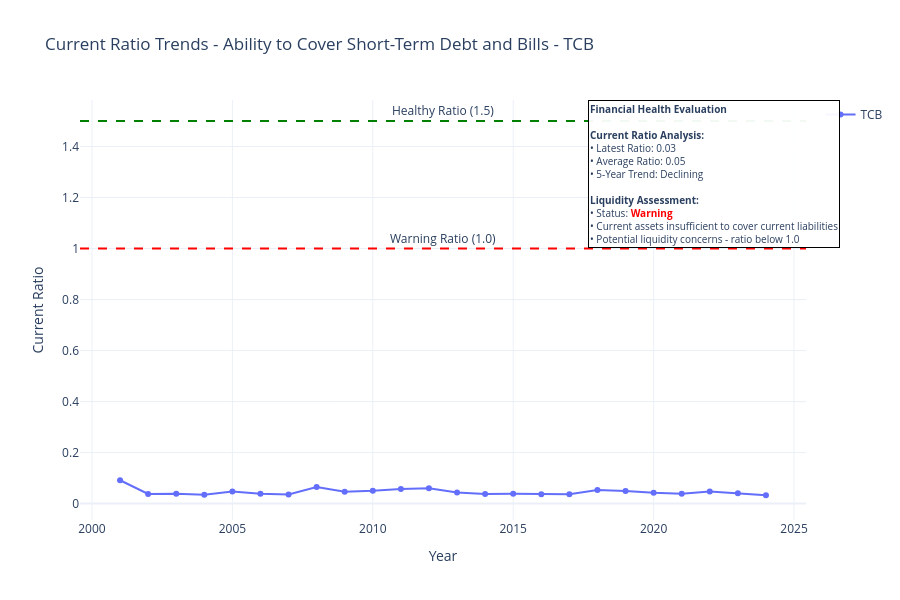

This figure's notebook cell:
### Code cell
import plotly.graph_objects as go

# Visualize current ratio which shows ability to pay short debt
fig = go.Figure()
selected_symbol = str(input("Please type the symbol you want to visualize: ")).upper()
df_symbol = df_balance_sheet[df_balance_sheet['symbol'] == selected_symbol].copy()
df_symbol = df_symbol.sort_values('year_int')

# Calculate financial health metrics
latest_ratio = df_symbol['currentRatio'].iloc[-1]
avg_ratio = df_symbol['currentRatio'].mean()
trend = "improving" if df_symbol['currentRatio'].iloc[-1] > df_symbol['currentRatio'].iloc[-5] else "declining"

# Build financial health evaluation text
health_evaluation = f"<b>Financial Health Evaluation</b><br><br>"
health_evaluation += f"<b>Current Ratio Analysis:</b><br>"
health_evaluation += f"• Latest Ratio: {latest_ratio:.2f}<br>"
health_evaluation += f"• Average Ratio: {avg_ratio:.2f}<br>"
health_evaluation += f"• 5-Year Trend: {trend.capitalize()}<br><br>"

health_evaluation += f"<b>Liquidity Assessment:</b><br>"
if latest_ratio >= 2.0:
    health_evaluation += f"• Status: <b style='color:green'>Excellent</b><br>"
    health_evaluation += f"• Company has strong ability to cover short-term obligations<br>"
    health_evaluation += f"• Current assets are {latest_ratio:.2f}x current liabilities<br>"
elif latest_ratio >= 1.5:
    health_evaluation += f"• Status: <b style='color:blue'>Good</b><br>"
    health_evaluation += f"• Company can comfortably meet short-term obligations<br>"
    health_evaluation += f"• Healthy liquidity position maintained<br>"
elif latest_ratio >= 1.0:
    health_evaluation += f"• Status: <b style='color:orange'>Adequate</b><br>"
    health_evaluation += f"• Company can meet obligations but with limited buffer<br>"
    health_evaluation += f"• Monitor closely for liquidity issues<br>"
else:
    health_evaluation += f"• Status: <b style='color:red'>Warning</b><br>"
    health_evaluation += f"• Current assets insufficient to cover current liabilities<br>"
    health_evaluation += f"• Potential liquidity concerns - ratio below 1.0<br>"

# Plot Current Ratio
fig.add_trace(
    go.Scatter(
        x=df_symbol['year_int'],
        y=df_symbol['currentRatio'],
        mode='lines+markers',
        name=f'{selected_symbol}',
        hovertemplate=f'<b>{selected_symbol}</b><br>Year: %{{x}}<br>Current Ratio: %{{y:.2f}}%<extra></extra>'
    )
)

# Add reference line at 1.0 (minimum acceptable level)
fig.add_hline(
    y=1,
    line_dash="dash",
    line_color="red",
    annotation_text="Warning Ratio (1.0)",
    annotation_position="top"
)

# Add reference line at 1.5 (healthy level)
fig.add_hline(
    y=1.5,
    line_dash="dash",
    line_color="green",
    annotation_text="Healthy Ratio (1.5)",
    annotation_position="top"
)

# Update layout
fig.update_layout(
    title=f'Current Ratio Trends - Ability to Cover Short-Term Debt and Bills - {selected_symbol}',
    xaxis_title='Year',
    yaxis_title='Current Ratio',
    height=600,
    hovermode='x unified',
    showlegend=True,
    template='plotly_white',
    legend=dict(
        orientation="v",
        yanchor="top",
        y=1,
        xanchor="left",
        x=1.02
    )
)

# Add financial health annotation
fig.add_annotation(
    text=health_evaluation,
    xref="paper", yref="paper",
    x=0.7, y=1,
    xanchor='left', yanchor='top',
    showarrow=False,
    bgcolor="rgba(255, 255, 255, 0.95)",
    bordercolor="black",
    borderwidth=1,
    font=dict(size=10),
    align='left'
)

fig.show()

### Figure 1 — Plotly figure (JSON) as saved in the notebook; plotly's stock layout.template omitted (floating-point values rounded to 4 significant figures)
{"data": [{"hovertemplate": "<b>TCB</b><br>Year: %{x}<br>Current Ratio: %{y:.2f}%<extra></extra>", "mode": "lines+markers", "name": "TCB", "type": "scatter", "x": [2001, 2002, 2003, 2004, 2005, 2006, 2007, 2008, 2009, 2010, 2011, 2012, 2013, 2014, 2015, 2016, 2017, 2018, 2019, 2020, 2021, 2022, 2023, 2024], "y": [0.09151, 0.03767, 0.03829, 0.0351, 0.04753, 0.03881, 0.03589, 0.06467, 0.04615, 0.05021, 0.05765, 0.05978, 0.04334, 0.03815, 0.03844, 0.03652, 0.03659, 0.05371, 0.04972, 0.04258, 0.03863, 0.0478, 0.04033, 0.03279]}], "layout": {"annotations": [{"showarrow": false, "text": "Warning Ratio (1.0)", "x": 0.5, "xanchor": "center", "xref": "x domain", "y": 1, "yanchor": "bottom", "yref": "y"}, {"showarrow": false, "text": "Healthy Ratio (1.5)", "x": 0.5, "xanchor": "center", "xref": "x domain", "y": 1.5, "yanchor": "bottom", "yref": "y"}, {"align": "left", "bgcolor": "rgba(255, 255, 255, 0.95)", "bordercolor": "black", "borderwidth": 1, "font": {"size": 10}, "showarrow": false, "text": "<b>Financial Health Evaluation</b><br><br><b>Current Ratio Analysis:</b><br>• Latest Ratio: 0.03<br>• Average Ratio: 0.05<br>• 5-Year Trend: Declining<br><br><b>Liquidity Assessment:</b><br>• Status: <b style='color:red'>Warning</b><br>• Current assets insufficient to cover current liabilities<br>• Potential liquidity concerns - ratio below 1.0<br>", "x": 0.7, "xanchor": "left", "xref": "paper", "y": 1, "yanchor": "top", "yref": "paper"}], "height": 600, "hovermode": "x unified", "legend": {"orientation": "v", "x": 1.02, "xanchor": "left", "y": 1, "yanchor": "top"}, "shapes": [{"line": {"color": "red", "dash": "dash"}, "type": "line", "x0": 0, "x1": 1, "xref": "x domain", "y0": 1, "y1": 1, "yref": "y"}, {"line": {"color": "green", "dash": "dash"}, "type": "line", "x0": 0, "x1": 1, "xref": "x domain", "y0": 1.5, "y1": 1.5, "yref": "y"}], "showlegend": true, "title": {"text": "Current Ratio Trends - Ability to Cover Short-Term Debt and Bills - TCB"}, "xaxis": {"title": {"text": "Year"}}, "yaxis": {"title": {"text": "Current Ratio"}}}}
